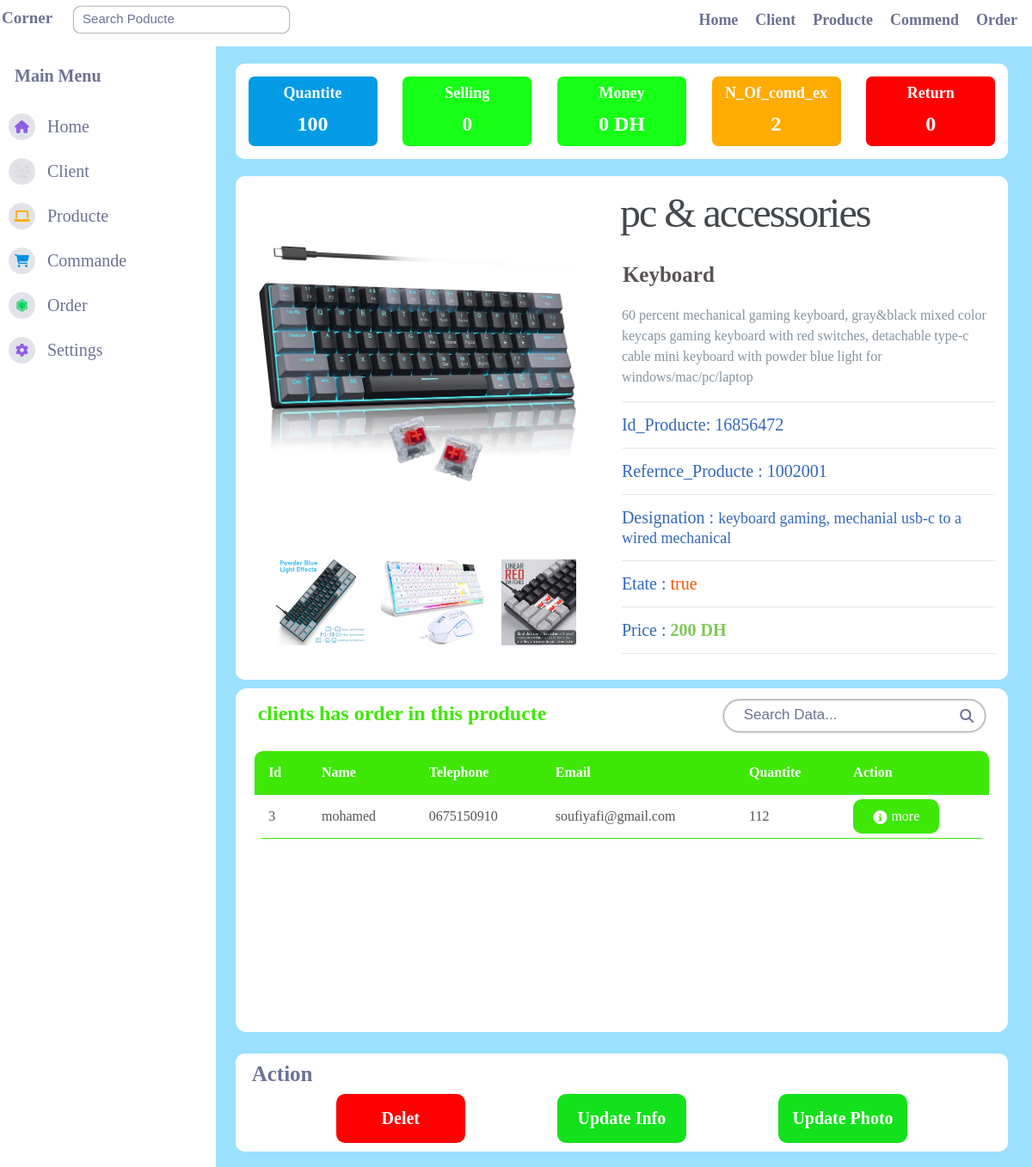
Page /producteinfo.php?idproducte=16856472 on the committed database.
### tables this page shows
CREATE TABLE `produit` (
  `id_produit` int(11) NOT NULL,
  `ref_produit` varchar(255) NOT NULL,
  `design` varchar(255) NOT NULL,
  `cat` varchar(200) NOT NULL,
  `prix_u` float NOT NULL,
  `quantite` int(11) NOT NULL,
  `etat` varchar(100) NOT NULL,
  `detail` text NOT NULL,
  `photo` text NOT NULL,
  `name` varchar(100) NOT NULL
);

CREATE TABLE `photo` (
  `id_produit` int(11) DEFAULT NULL,
  `photo` varchar(255) DEFAULT NULL,
  `id_photo` int(11) NOT NULL
);

CREATE TABLE `client` (
  `id_client` int(11) NOT NULL,
  `name` varchar(255) NOT NULL,
  `email` varchar(255) NOT NULL,
  `telephone` varchar(100) NOT NULL,
  `villle` varchar(100) NOT NULL,
  `address` varchar(255) NOT NULL
);

### fonction/classporducte.php (called while the page is built, shortened)
<?php
include "db.php";
 class gestionproducte  extends connection {
    public function quantite($id_producte) {
        $sql="SELECT quantite FROM produit WHERE id_produit = ?;";
        $resulta = $this->connectiondb()->prepare($sql);
        $resulta->execute([$id_producte]);
        $quantite = "";
        while ($row = $resulta->fetch(PDO::FETCH_ASSOC)){
            $quantite =  $row["quantite"] ;
        }
        if($quantite == ""){
            return 0;
        }else{
            return $quantite;
        }
    }
        public function money($id_producte){
            $sql ="SELECT prix_u as money FROM produit WHERE id_produit = ?;";
            $resulta = $this->connectiondb()->prepare($sql);
            $resulta->execute([$id_producte]);
            $money = "";
            while ($row = $resulta->fetch(PDO::FETCH_ASSOC)){
                $money =  $row["money"] ;
            }
            return $money * $this->selling($id_producte);
        }
        public function n_commen_ex($id_producte){
            $sql = "SELECT COUNT(*) as numbers FROM commande INNER JOIN lignecommande on commande.id_command = lignecommande.id_command WHERE commande.etat = 'encommande' and lignecommande.id_produit =?;";
            $resulta = $this->connectiondb()->prepare($sql);
            $resulta->execute([$id_producte]);
            $number = "";
            while ($row = $resulta->fetch(PDO::FETCH_ASSOC)){
                $number =  $row["numbers"] ;
            }
            return $number;
        }
         public function returns($id_producte){
            $sql = "SELECT lignecommande.qte_commande as numbers FROM commande INNER JOIN lignecommande on commande.id_command = lignecommande.id_command WHERE commande.etat = 'false' and lignecommande.id_produit =?;";
            $resulta = $this->connectiondb()->prepare($sql);
            $resulta->execute([$id_producte]);
            $number = "";
            if ($number != ""){
                return $number;
            }else{
                return 0;
            }
        }
        public function selling($id_producte){
            $sql = "SELECT lignecommande.qte_commande as numbers FROM commande INNER JOIN lignecommande on commande.id_command = lignecommande.id_command WHERE commande.etat = 'true' and lignecommande.id_produit =?;";
            $resulta = $this->connectiondb()->prepare($sql);
            $resulta->execute([$id_producte]);
            $number = "";
            if ($number != ""){
                return $number;
            }else{
                return 0;
            }
        }
        public function infoproducte($id_producte){
            $sql ="SELECT * FROM produit where id_produit =?";
            $resulta = $this->connectiondb()->prepare($sql);
            $resulta->execute([$id_producte]);
            $ifnoproducte = [];
            while ($row = $resulta->fetch(PDO::FETCH_ASSOC)){
                $ifnoproducte['infoproducte'] =  $row;
                $sqli ="SELECT photo , id_photo FROM photo WHERE id_produit = ?";
                $pho = $this->connectiondb()->prepare($sqli);
                $pho->execute([$id_producte]);
                $photos = [];
                while ($rowphoto  = $pho->fetch(PDO::FETCH_ASSOC)){
                    $photos[] = $rowphoto;
                }
                $ifnoproducte['photo'] =  $photos ;
             }
            return $ifnoproducte;
        }
        public function clienthascommentproducte($id_producte){
            $sql = "SELECT SUM(lignecommande.qte_commande) as numbers ,commande.id_client as idclient FROM commande INNER JOIN lignecommande on commande.id_command = lignecommande.id_command WHERE commande.etat = 'encommande' and lignecommande.id_produit = ?;";
            $resulta = $this->connectiondb()->prepare($sql);
            $resulta->execute([$id_producte]);
             $clienthascommend = [];
             while ($row = $resulta->fetch(PDO::FETCH_ASSOC)){
                $ifn = [];
                $quantite =  $row["numbers"];
                $ifn['quantite'] = $quantite;
                $id_client = $row['idclient'];
                    $sql = "SELECT * FROM `client` WHERE id_client = ?;";
                    $retsult = $this->connectiondb()->prepare($sql);
                    $retsult->execute([$id_client]);
                while ($row = $retsult->fetch(PDO::FETCH_ASSOC)){
                            $ifn['clinetinfo']  =  $row ;
                }
                  $clienthascommend[] = $ifn;
            }
            return $clienthascommend;
        }
 }
 $object =new gestionproducte();
?>

### fonction/db.php (called while the page is built)
<?php
class connection {
     public function connectiondb()
    {
        try {
            $conn = new PDO("mysql:host=localhost;dbname=admincommande", "root", "");
            return $conn;
        } catch (PDOException $e) {
            echo $e->getMessage();
        }
    }
}
?>

### producteinfo.php (the view, shortened to what this page needs)
<?php
if(isset($_GET['idproducte'])){
?>
<!DOCTYPE html>
<html lang="en">
<head>
    <link rel="stylesheet" href="css/navbar.css" />
    <link rel="stylesheet" href="css/home.css" />
    <link rel="stylesheet" href="css/infoproducte.css">
    <link href="css/style.css" rel="stylesheet">
    <link rel="stylesheet" href="https://cdnjs.cloudflare.com/ajax/libs/font-awesome/6.2.1/css/all.min.css" />
</head>
<body>
    <?php
     include "navbar.php";
     include "fonction/classporducte.php";
     $id_procute = $_GET['idproducte'];
     ?>
    <div class="contanier">
        <div class="profilecommand">
            <div class="hascomand">
                <p>quantite</p>
                <p>
                    <?php echo($object ->quantite($id_procute)); ?>
                </p>
            </div>
            <div class="by">
                <p>selling</p>
                <p><?php echo($object ->selling($id_procute)); ?></p>
            </div>
            <div class="selling">
                <p>money</p>
                <p><?php echo($object ->money($id_procute)); ?> DH </p>
            </div>
            <div class="numcomand">
                <p>N_Of_comd_ex</p>
                <p><?php echo($object ->n_commen_ex($id_procute)); ?></p>
            </div>
            <div class="retire">
                <p> return </p>
                <p><?php echo($object ->returns($id_procute)); ?></p>
            </div>
        </div>
        <main class="container">
            <?php
            $infopro = $object->infoproducte($id_procute);
            $imageprince = $infopro['infoproducte']['photo'];
            $otherimage = $infopro['photo'] ;
            $infop = $infopro['infoproducte'];
            ?>
            <div class="left-column">
                <img data-image="red" class="active" src="image/<?php echo $imageprince ?>" alt="">
                <div class="slideimage">
                    <?php
                     foreach($otherimage as $value){
                     echo "<img src='image/{$value['photo']}' class = 'imageproducte' alt=''>";
                    }
                    ?>
                </div>
            </div>
            <div class="right-column">
                <div class="product-description">
                    <h1><?php echo $infop['cat'] ?></h1>
                    <h2><?php echo $infop['name'] ?></h2>
                    <p><?php echo $infop['detail'] ?></p>
                </div>
                <div class="product-configuration">
                    <div class="product-id">
                        <span> Id_Producte: <?php echo $infop['id_produit'] ?></span>
                    </div>
                    <div class="product-reference">
                        <span>Refernce_Producte : <?php echo $infop['ref_produit'] ?></span>
                    </div>
                    <div class="product-reference">
                        <span>Designation : <span id="design"> <?php echo $infop['design'] ?> </span></span>
                    </div>
                    <div class="product-etate">
                        <span>Etate : <span><?php echo $infop['etat'] ?></span></span>
                    </div>
                    <div class="product-price">
                        <span>Price : <span><?php echo $infop['prix_u'] ?> DH</span></span>
                    </div>
                </div>
        </main>
        <?php
            $res =  $object->clienthascommentproducte($id_procute) ;
            if($res[0]['quantite'] != ""){
        ?>
        <main class="table" id="commande">
            <section class="table__header order">
                <h1>clients has order in this producte</h1>
                <div class="input-group">
                    <input type="search" id="search" placeholder="Search Data..." />
                    <i class="fa-sharp fa-solid fa-magnifying-glass"></i>
                </div>
            </section>
            <section class="table__body">
                <table>
                    <thead class="orders">
                        <tr>
                            <th>Id</th>
                            <th>Name</th>
                            <th>Telephone</th>
                            <th>email</th>
                            <th>quantite</th>
                            <th>action</th>
                        </tr>
                    </thead>
                    <tbody id="clients" class="orders">
                        <?php
                           foreach( $object->clienthascommentproducte($id_procute) as $value ){
                            echo"
                               <tr>
                                <td>{$value['clinetinfo']['id_client']}</td>
                                <td>{$value['clinetinfo']['name']}</td>
                                <td>{$value['clinetinfo']['telephone']}</td>
                                <td>{$value['clinetinfo']['email']}</td>
                                <td>
                                    {$value['quantite']}
                                </td>
                                <td class='actions'>
                                    <a href='profile.php?idc={$value['clinetinfo']['id_client']}' class='more'>
                                        <i class='fa-solid fa-circle-info'></i>
                                        <p>more</p>
                                    </a>
                                </td>
                            </tr>
                            ";
                            }
                        ?>
                    </tbody>
                </table>
            </section>
        </main>
        <?php
        }
        ?>
        <div class="action light-theme ">
            <h3>Action</h3>
            <div class="mainaction">
                <div class="delet" data-id="<?php echo $id_procute;?>">
                    <p> Delet</p>
                </div>
                <div class="edite" id="updateinfo">
                    <p> Update info</p>
                </div>
                <div class="edite" id="updatephoto">
                    <p> Update photo</p>
                </div>
            </div>
        </div>
    </div>
    </div>
</body>
</html>
<?php
}else{
    header('Location: producte.php');
    exit();
}
?>

### rows in the picture
produit: quantite "100", prix_u "0", photo (picture), cat "pc & accessories", name "Keyboard", detail "60 percent mechanical gaming keyboard, gray&black mixed color keycaps gaming keyboard with red switches, detachable type-c cable mini keyboard with powder blue light for windows/mac/pc/laptop", id_produit "16856472", ref_produit "1002001", design "keyboard gaming, mechanial usb-c to a wired mechanical", etat "true", prix_u "200"
photo: photo (picture)
photo: photo (picture)
photo: photo (picture)
client: id_client "3", name "mohamed", telephone "0675150910", email "soufiyafi@gmail.com", quantite "112"

### other values in the picture
$object ->selling($id_procute) "0"
$object ->n_commen_ex($id_procute) "2"
$object ->returns($id_procute) "0"
